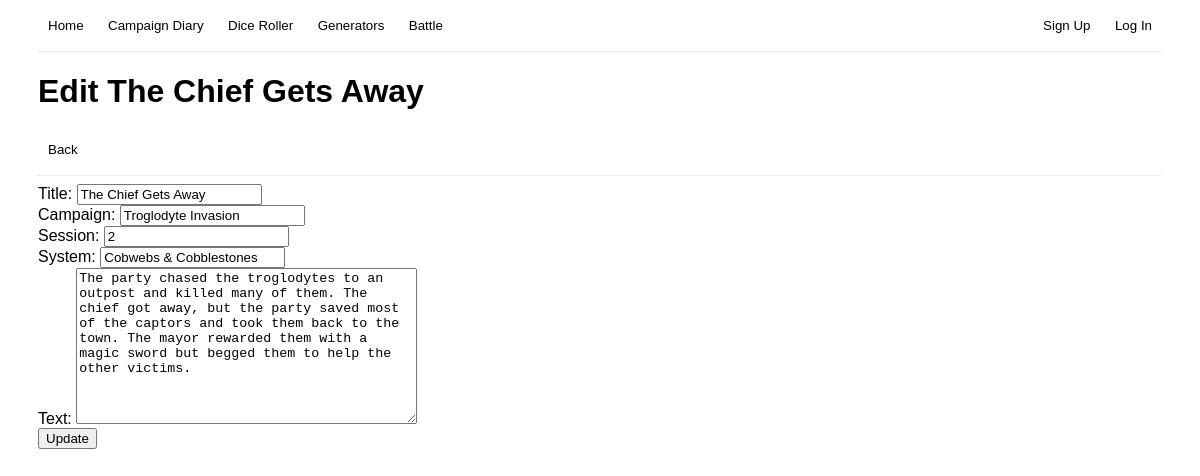
Screenshot of /blog/6/edit/ with the database file from the repository.
### blog/models.py (models this page shows, shortened)
class Post(models.Model):
    title = models.CharField(max_length=200)
    author = models.ForeignKey(
        'auth.User',
        on_delete=models.CASCADE,
    )
    campaign = models.CharField(max_length=200)
    session = models.SmallIntegerField()
    system = models.CharField(max_length=200)
    text = models.TextField()

### blog/views.py (the view)
# urls.py: path("blog/<int:pk>/edit/", UpdatePostView.as_view(), name='Edit Post'),
class UpdatePostView(UpdateView):
    model = Post
    template_name = 'edit_post.html'
    fields = ['title', 'campaign', 'session', 'system', 'text']

### blog/templates/edit_post.html (shortened to what this page needs)
<!DOCTYPE html>
<html>
    <head>
    </head>
    <body>
        {% extends "base.html" %}
        {% block content %}
        <div>
            <h1>Edit {{ post.title }}</h1>
            <button onclick="history.back()">Back</button>
            <hr>
        </div>
        <div>
            <form action="" method="post">
                {{ form }}
                <input type="submit" value="Update">
            </form>
        </div>
        {% endblock %}

### static/css/style.css (style rules this page uses)
body { font-family: 'Trebuchet MS', 'Lucida Sans Unicode', 'Lucida Grande', 'Lucida Sans', Arial, sans-serif; padding-left: 2.5%; padding-right: 2.5%; }
button { padding: 10px; border-radius: 20px; background-color: white; border: none; transition-duration: 0.5s; }
hr { border-top: rgb(235, 241, 245); }

### rows the page displays
Post: title "The Chief Gets Away", campaign "Troglodyte Invasion", session "2", system "Cobwebs & Cobblestones", text "The party chased the troglodytes to an outpost and killed many of them. The chief got away, but the party saved most of the captors and took them back to the town. The mayor rewarded them with a magic sword but begged them to help the other victims."
